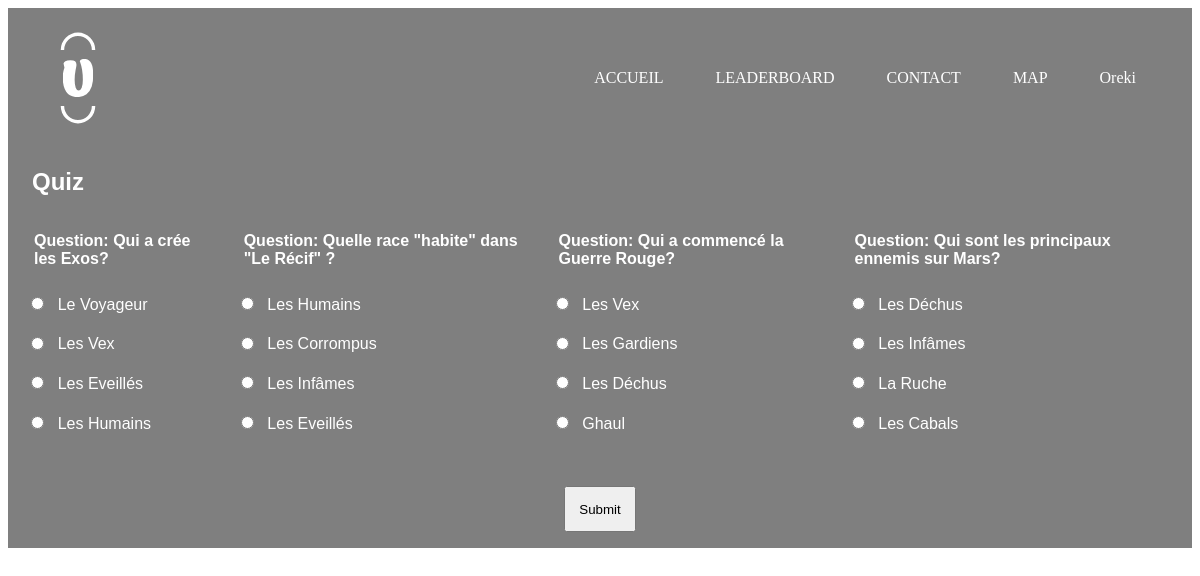
/niv1.php (signed in), run on the app's committed database.
### tables this page shows
CREATE TABLE IF NOT EXISTS `quiz` (
  `id` int NOT NULL AUTO_INCREMENT,
  `question` varchar(255) NOT NULL,
  PRIMARY KEY (`id`)
);

CREATE TABLE IF NOT EXISTS `quiz_reponse` (
  `id` int NOT NULL AUTO_INCREMENT,
  `id_question` int DEFAULT NULL,
  `reponse` varchar(255) NOT NULL,
  `est_correcte` tinyint(1) DEFAULT NULL,
  PRIMARY KEY (`id`),
  KEY `id_question` (`id_question`)
);

### niv1.php (the view, shortened to what this page needs)
<!DOCTYPE html>
<html>
<head>
</head>
<body>
    <div class="body">
    <header class="main-head">
        <nav>
        <a href="index.php"><img class="logo" align="left" alt="URD" src="LOGO/téléchargement (2).svg"></a>
            <ul>
                <li><a href="index.php">ACCUEIL</a></li>
                <li><a href="leaderboard.php">LEADERBOARD</a></li>
                <li><a href="contactez-nous.php">CONTACT</a></li>
                <?php
                    if (isset($_SESSION['loggedin']) && $_SESSION['loggedin'] == true) {
                        echo '<li><a href="map.php">MAP</a></li>
                              <li class=dropdown><a class=dropbtn>' . ($_SESSION["pseudo"]) . '</a>
                                  <div class="dropdown-content">
                                      <a href="deco.php">Déconnecter</a>
                                  </div>
                              </li>';
                    } else {
                        echo '<li><a href="connexion.php">CONNEXION</a></li>';
                    }
                ?>
            </ul>
        </nav>
    </header>
    <div class="quiz-container">
        <h2>Quiz</h2>
        <form method="post" action="valider_quiz.php">
            <div class="form">
                <?php
        $mysqli = new mysqli("localhost", "root", "", "urd");
        $query_questions = "SELECT * FROM quiz ORDER BY RAND() LIMIT 4";
        $result_questions = $mysqli->query($query_questions);
        while ($ligne = $result_questions->fetch_assoc()) {
            $query_reponses = "SELECT * FROM quiz_reponse WHERE id_question = " . $ligne['id'] . " ORDER BY RAND()";
            $result_reponses = $mysqli->query($query_reponses);
            echo "<div>";
            echo "<div class='question'><strong>Question:</strong> ".$ligne['question']."</div>";
            while ($reponse = $result_reponses->fetch_assoc()) {
                echo "<input id='option' type='radio' name='reponses[" . $ligne['id'] . "]' value='" . $reponse['id'] . "' required>";
                echo $reponse['reponse'] . "<br>";
            }
            echo "</div>";
        }
        ?>
            </div><br>
            <div class="button"><input type="submit" value="Submit"></div>
        </form>
    </div></div>
</body>
</html>

### niv1.php (style rules this page uses)
body { background-image: url('IMG/Courtyard\,\ Tower\ 19.png'); background-repeat: no-repeat; background-size: cover; font-family: Arial, sans-serif; }
.body { background-color: rgba(0, 0, 0, 0.5); }
a { text-decoration: none; color: black; }
header nav { display: flex; justify-content: space-between; align-items: center; padding: 20px; }
.logo { width: 100px; }
nav ul { display: flex; list-style-type: none; margin: 0; padding: 0; }
nav ul li { margin-right: 20px; }
li a { color: #fff; line-height: 2; position: relative; font-family: cursive; }
li a::before { content: ''; width: 0; height: 2px; border-radius: 2px; background-color: #fff; position: absolute; bottom: -.25rem; left: 50%; transition: width .4s, left .4s; }
li a, .dropbtn { display: inline-block; color: white; text-align: center; padding: 0 16px; text-decoration: none; }
li.dropdown { display: inline-block; }
.quiz-container, li { color: white; list-style-type: none; }
.form { display: flex; margin: 10px; justify-content: space-around; }
.question { margin: 1em; font-weight: bold; }
#option { margin: 1em; }
div.button { display: flex; margin: 0 auto; justify-content: center; padding: 1em; }
.button input { padding: 1em; }
h2 { margin-left: 1em; }

### data on the page
quiz: question "Qui a crée les Exos?"
quiz_reponse: reponse "Le Voyageur"
quiz_reponse: reponse "Les Vex"
quiz_reponse: reponse "Les Eveillés"
quiz_reponse: reponse "Les Humains"
quiz: question "Quelle race \"habite\" dans \"Le Récif\" ?"
quiz_reponse: reponse "Les Humains"
quiz_reponse: reponse "Les Corrompus"
quiz_reponse: reponse "Les Infâmes"
quiz_reponse: reponse "Les Eveillés"
quiz: question "Qui a commencé la Guerre Rouge?"
quiz_reponse: reponse "Les Vex"
quiz_reponse: reponse "Les Gardiens"
quiz_reponse: reponse "Les Déchus"
quiz_reponse: reponse "Ghaul"
quiz: question "Qui sont les principaux ennemis sur Mars?"
quiz_reponse: reponse "Les Déchus"
quiz_reponse: reponse "Les Infâmes"
quiz_reponse: reponse "La Ruche"
quiz_reponse: reponse "Les Cabals"

### other printed values
$_SESSION["pseudo"] "Oreki"
